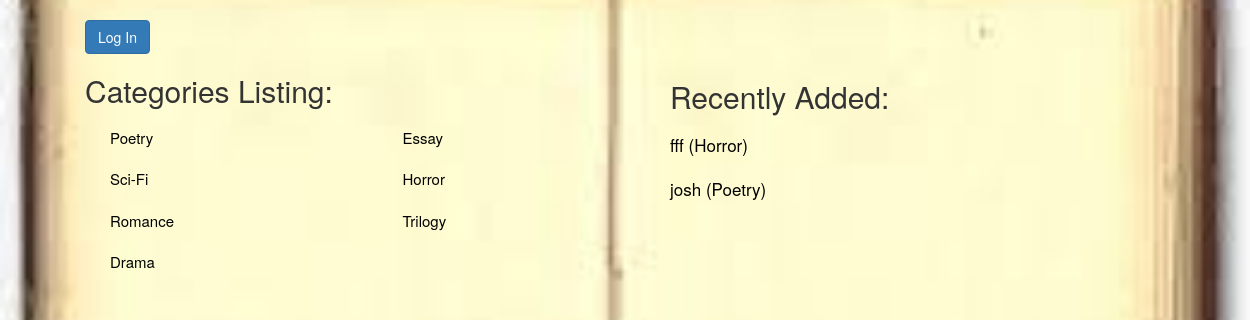
The page /book/ on the database as committed earlier.
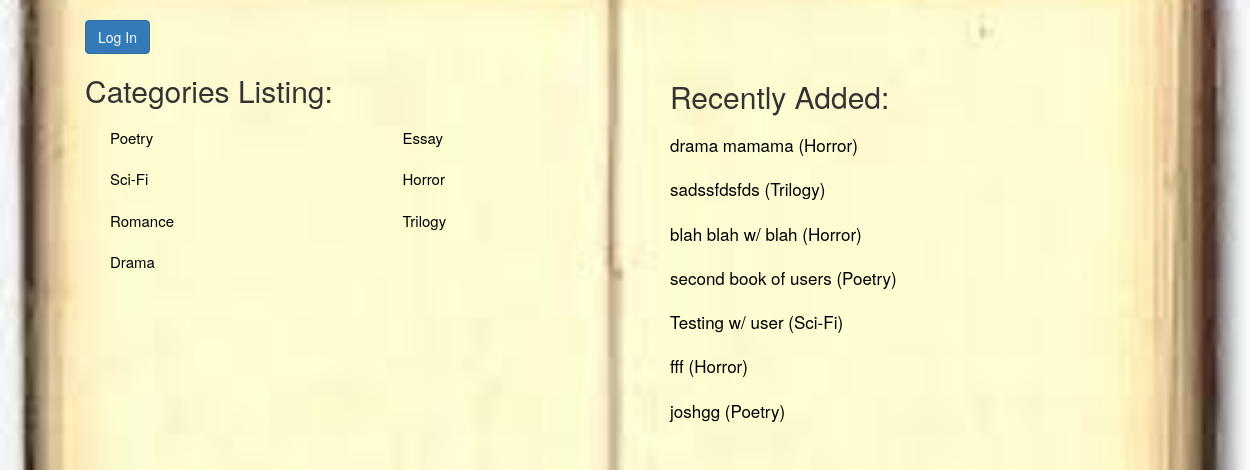
The same page on the database as committed later.
### database_setup2.py (models this page shows, shortened)
class Category(Base):
    __tablename__ = 'category'
    id = Column(Integer, primary_key=True)
    name = Column(String(250), nullable=False)

class Book(Base):
	__tablename__ = 'book'
	id = Column(Integer, primary_key=True)
	title = Column(String(250), nullable=False)
	author = Column(String(250), nullable=False)
	description = Column(String(2000), nullable=False)
	category_name = Column(String(250), ForeignKey('category.name'))
	category = relationship(Category)
	user_id = Column(Integer, ForeignKey('user.id'))
	user = relationship(User)

### project2.py (the view)
@app.route('/')
@app.route('/book/')
def bookList():
  recent = session.query(Book).order_by(desc(Book.id)).limit(10)
  categories = session.query(Category).all()
  if 'username' not in login_session:
    return render_template('publicbooklist.html', categories=categories, recent=recent)
  else:
    return render_template('booklist.html', categories=categories, recent=recent)

### templates/publicbooklist.html (shortened to what this page needs)
{% extends "main.html" %}
{% block content %}
	<div class="row">
		<div class="col-md-6">
			<a href = "{{url_for('showLogin')}}"><button class="btn btn-primary">Log In</button></a>
			<h2>Categories Listing:</h2>
			<div class="row">
				<div class="col-md-6">
					{% for category in categories %}
						{% if category.id%2 %}
							<a href = "{{url_for('selectedCategoryList', category_name=category.name)}}" class="a-category">{{category.name}}</a>
						{% endif %}
					{% endfor %}
				</div>
				<div class="col-md-6">
					{% for category in categories %}
						{% if category.id%2 == 0 %}
							<a href = "{{url_for('selectedCategoryList', category_name=category.name)}}" class="a-category">{{category.name}}</a>
						{% endif %}
					{% endfor %}
				</div>
			</div>
		</div>
		<div class="col-md-6">
			<h2>Recently Added:</h2>
			{% for book in recent %}
				<a href = '{{url_for('viewSelectedBook', category_name=book.category_name, book_view=book.title)}}'>{{book.title}} ({{book.category_name}})</a>
			{% endfor %}
		</div>
	</div>
{% endblock %}

### templates/main.html (shortened to what this page needs)
<!DOCTYPE html>
<html lang="en">
	<head>
		<link rel="stylesheet" href="https://maxcdn.bootstrapcdn.com/bootstrap/3.3.7/css/bootstrap.min.css">
  		<link type="text/css" rel="stylesheet" href="/static/style.css" />
	</head>
	<body>
		<div class="container">
			{% block content %}
			{% endblock %}
		</div>
	</body>
</html>

### static/style.css (style rules this page uses)
body { background: url('books2.jpeg') no-repeat fixed center; background-size: cover; }
h2 { margin-bottom: 0px; margin-top: 0px; }
a { color: black; font-size: 17px; }
.container { margin-left: 70px; }
.a-category { font-size: 15px; margin-left: 25px; }

Rows that differ between the two databases and show on the page:
added Book: title "drama mamama", category_name "Horror"
added Book: title "sadssfdsfds", category_name "Trilogy"
added Book: title "blah blah w/ blah", category_name "Horror"
added Book: title "second book of users", category_name "Poetry"
added Book: title "Testing w/ user", category_name "Sci-Fi"
changed Book: title "josh" → "joshgg"
